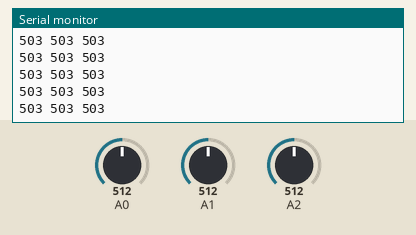
Bench run of a sketch on a simulated Arduino Uno, built with avr-gcc and run on an emulated ATmega328P. Shown: the last lines printed to the serial monitor. The inputs (shaded band) are chosen by the test bench; at power-on: A1 = 512, A0 = 512, A2 = 512.

Above: at 4.2 s.
4.3 s: A1 set to 1001
At 4.34 s:
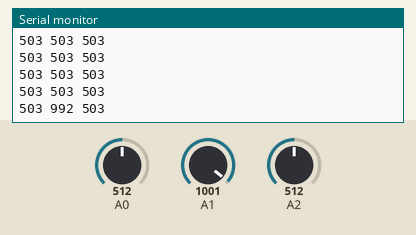
7.3 s: A1 set to 1016
At 7.31 s:
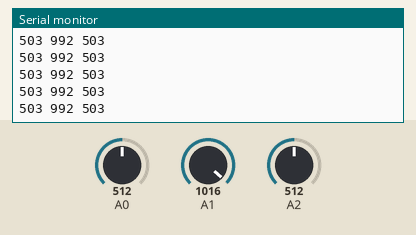
Timing chart, 0 to 10.3 s (numbered marks = the images above; inputs shaded):
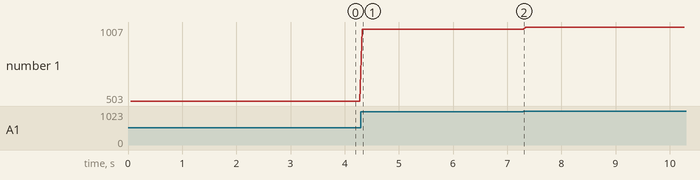

The sketch:

a1_ReadSerialSmooth.ino
```cpp
float filterVal = .9;       // this determines smoothness  - .0001 is max  1 is off (no smoothing)

int raw0;           // for raw sensor values
float smoothedVal0;     // this holds the last loop value just use a unique variable for every different sensor that needs smoothing


int raw1;           // for raw sensor values
float smoothedVal1;     // this holds the last loop value just use a unique variable for every different sensor that needs smoothing


int raw2;           // for raw sensor values
float smoothedVal2;     // this holds the last loop value just use a unique variable for every different sensor that needs smoothing


void setup()
{
  Serial.begin(9600);
  Serial.println("start ");
}


void loop()
{
  for (int i = 0; i < 100; i++) {

    int raw0 = analogRead(0);
    int raw1 = analogRead(1);
    int raw2 = analogRead(2);

    smoothedVal0 =  smooth(raw0, filterVal, smoothedVal0);
    smoothedVal1 =  smooth(raw1, filterVal, smoothedVal1);
    smoothedVal2 =  smooth(raw2, filterVal, smoothedVal2);

  }

  Serial.print(int (smoothedVal0));
  Serial.print(" ");
  Serial.print(int (smoothedVal1));
  Serial.print(" ");
  Serial.println(int (smoothedVal2));


}


int smooth(int data, float filterVal, float smoothedVal) {


  if (filterVal > 1) {     // check to make sure param's are within range
    filterVal = .99;
  }
  else if (filterVal <= 0) {
    filterVal = 0;
  }

  smoothedVal = (data * (1 - filterVal)) + (smoothedVal  *  filterVal);

  return (int)smoothedVal;
}
```

Measured:
- after the input at 4.3 s, the serial monitor: prints a new line at once (image 1)
- plotted number 1: 503 → 992 after the input at 4.3 s, 992 → 1007 after the input at 7.3 s
